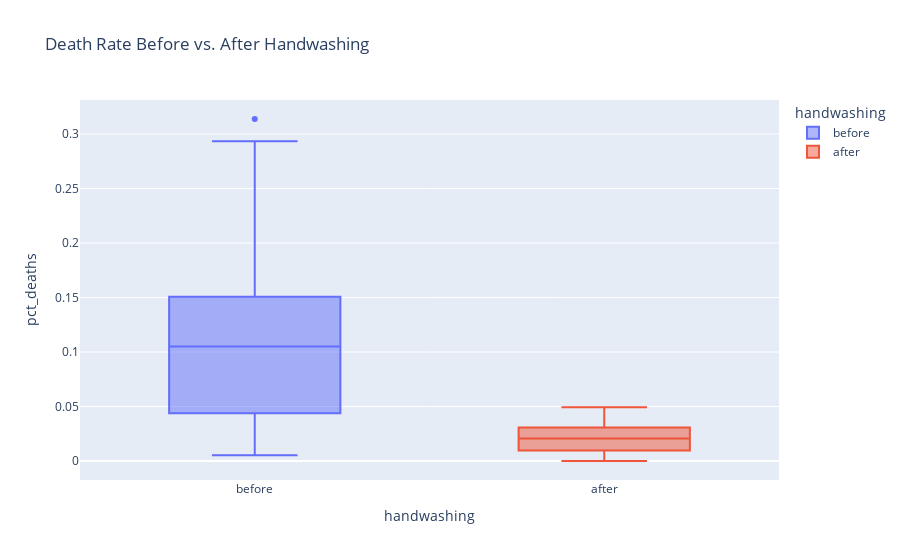

The notebook cell this image was saved under:
### Code cell
box = px.box(df_monthly,
             y='pct_deaths',
             x='handwashing',
             color='handwashing',
             title='Death Rate Before vs. After Handwashing')
 
box.show()

### Figure 1 — Plotly figure (JSON) as saved in the notebook; plotly's stock layout.template omitted (floating-point values rounded to 4 significant figures)
{"data": [{"alignmentgroup": "True", "hovertemplate": "handwashing=%{x}<br>pct_deaths=%{y}<extra></extra>", "legendgroup": "before", "marker": {"color": "#636efa"}, "name": "before", "notched": false, "offsetgroup": "before", "orientation": "v", "showlegend": true, "type": "box", "x": ["before", "before", "before", "before", "before", "before", "before", "before", "before", "before", "before", "before", "before", "before", "before", "before", "before", "before", "before", "before", "before", "before", "before", "before", "before", "before", "before", "before", "before", "before", "before", "before", "before", "before", "before", "before", "before", "before", "before", "before", "before", "before", "before", "before", "before", "before", "before", "before", "before", "before", "before", "before", "before", "before", "before", "before", "before", "before", "before", "before", "before", "before", "before", "before", "before", "before", "before", "before", "before", "before", "before", "before", "before", "before", "before", "before"], "x0": " ", "xaxis": "x", "y": [0.1457, 0.07531, 0.04332, 0.01569, 0.007843, 0.05, 0.08421, 0.01351, 0.01878, 0.1102, 0.2255, 0.2085, 0.1222, 0.1023, 0.1074, 0.03226, 0.06593, 0.2078, 0.2546, 0.1839, 0.2934, 0.2297, 0.3138, 0.1912, 0.1597, 0.1241, 0.1193, 0.06098, 0.04082, 0.005236, 0.01554, 0.02262, 0.176, 0.07143, 0.08051, 0.1516, 0.1128, 0.1703, 0.1731, 0.05833, 0.02679, 0.04369, 0.0632, 0.01224, 0.03226, 0.1102, 0.1055, 0.07591, 0.04745, 0.04452, 0.04231, 0.04392, 0.07143, 0.06122, 0.03586, 0.1055, 0.1484, 0.1094, 0.1049, 0.1339, 0.1809, 0.1543, 0.1897, 0.1344, 0.1015, 0.131, 0.1806, 0.1439, 0.1496, 0.1077, 0.05369, 0.03215, 0.01923, 0.03607, 0.1827, 0.1224], "y0": " ", "yaxis": "y"}, {"alignmentgroup": "True", "hovertemplate": "handwashing=%{x}<br>pct_deaths=%{y}<extra></extra>", "legendgroup": "after", "marker": {"color": "#EF553B"}, "name": "after", "notched": false, "offsetgroup": "after", "orientation": "v", "showlegend": true, "type": "box", "x": ["after", "after", "after", "after", "after", "after", "after", "after", "after", "after", "after", "after", "after", "after", "after", "after", "after", "after", "after", "after", "after", "after"], "x0": " ", "xaxis": "x", "y": [0.02239, 0.012, 0.01894, 0.0458, 0.03957, 0.04472, 0.0293, 0.03534, 0.006873, 0, 0.006557, 0.009585, 0.01136, 0.003717, 0, 0.009615, 0.02341, 0.02903, 0.0134, 0.02233, 0.03085, 0.04926], "y0": " ", "yaxis": "y"}], "layout": {"boxmode": "overlay", "legend": {"title": {"text": "handwashing"}, "tracegroupgap": 0}, "title": {"text": "Death Rate Before vs. After Handwashing"}, "xaxis": {"anchor": "y", "categoryarray": ["before", "after"], "categoryorder": "array", "domain": [0, 1], "title": {"text": "handwashing"}}, "yaxis": {"anchor": "x", "domain": [0, 1], "title": {"text": "pct_deaths"}}}}
